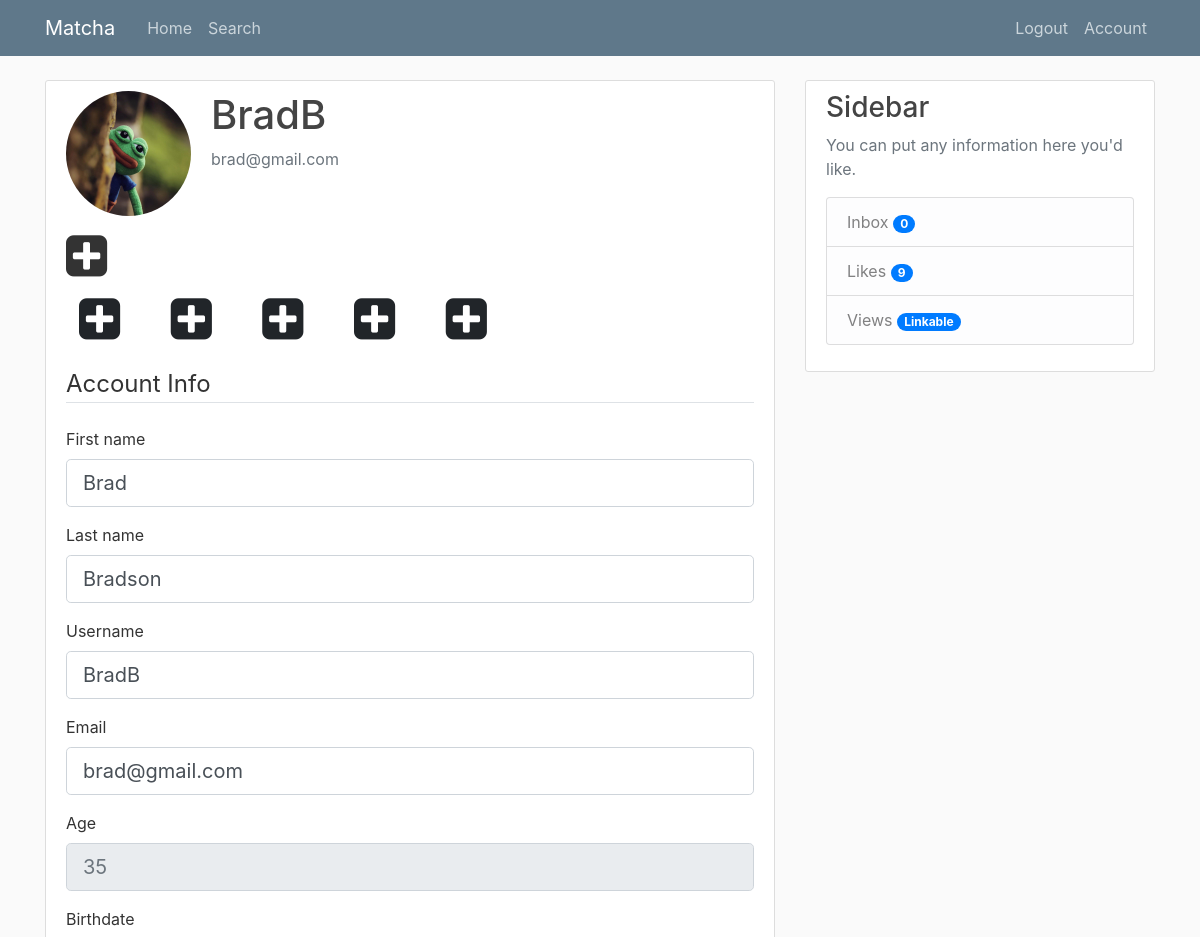
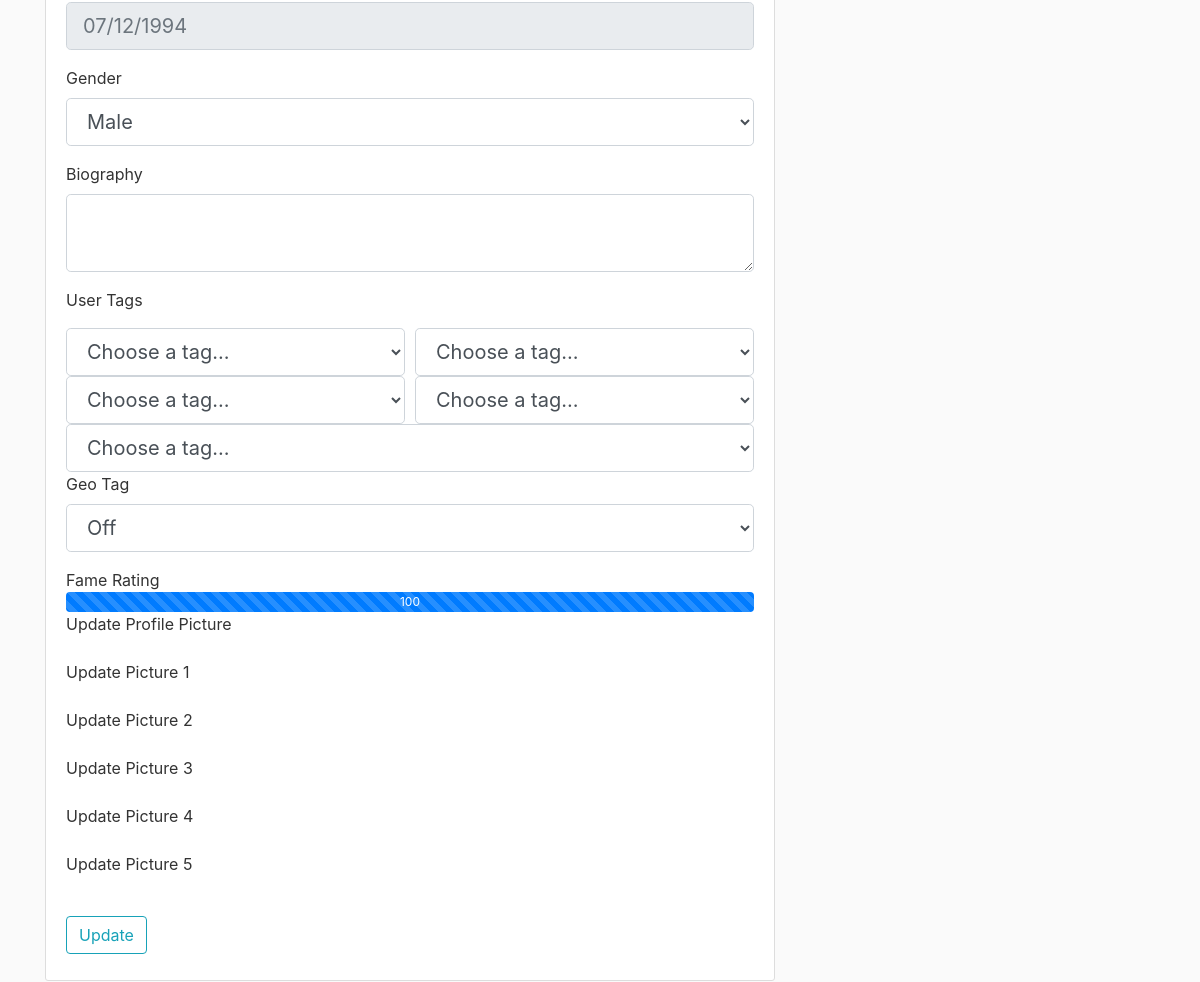
The app's page /account (signed in) with its own data (2 pictures, top to bottom).
### tables this page shows
CREATE TABLE users (
            user_id INTEGER PRIMARY KEY AUTOINCREMENT,
            firstname TEXT NOT NULL,
            lastname TEXT NOT NULL,
            age INTEGER NOT NULL,
            birthdate TEXT NOT NULL,
            username TEXT NOT NULL,
            email TEXT NOT NULL,
            password TEXT NOT NULL,
            gender TEXT NOT NULL,
            sexual_pref TEXT NULL,
            biography TEXT NULL,
            famerating INTEGER DEFAULT 100,
            image_file_p TEXT DEFAULT "default.jpg",
            image_file_1 TEXT NULL,
            image_file_2 TEXT NULL,
            image_file_3 TEXT NULL,
            image_file_4 TEXT NULL,
            image_file_5 TEXT NULL
            );

### matcha/routes.py (the view)
@app.route('/account', methods=['GET', 'POST'])
@login_required
def account():
    form = UpdateAccountForm()
    conn = sql.connect('matcha\\users.db')
    cur = conn.cursor()
    if form.validate_on_submit():
        img_type = None
        picture_file = None
        if form.picture_p.data:
            img_type = 'image_file_p'
            picture_file = save_picture(form.picture_p.data)
        elif form.picture_1.data:
            img_type = 'image_file_1'
            picture_file = save_picture(form.picture_1.data)
        elif form.picture_2.data:
            img_type = 'image_file_2'
            picture_file = save_picture(form.picture_2.data)
        elif form.picture_3.data:
            img_type = 'image_file_3'
            picture_file = save_picture(form.picture_3.data)
        elif form.picture_4.data:
            img_type = 'image_file_4'
            picture_file = save_picture(form.picture_4.data)
        elif form.picture_5.data:
            img_type = 'image_file_5'
            picture_file = save_picture(form.picture_5.data)
        if img_type != None:
            img = picture_file
            update_image(conn, cur, current_user, img_type, img)
        user = User('user_id', form.firstname.data, form.lastname.data, 'age', 'birthdate',
                form.username.data, form.email.data, 'hashed_password', form.gender.data, 'sexual_pref',
                form.biography.data, 'famerating', 'image_file_p', 'image_file_1', 'image_file_2',
                'image_file_3', 'image_file_4', 'image_file_5')
        update_user(conn, cur, user)
        update_tag(conn, cur, current_user.user_id, form.user_tag1.data, form.user_tag2.data, form.user_tag3.data, form.user_tag4.data, form.user_tag5.data)
        conn.close()
        flash('Your account has been updated!', 'success')
        return redirect(url_for('account'))
    elif request.method == 'GET':
        form.firstname.data = current_user.firstname
        form.lastname.data  = current_user.lastname
        form.username.data  = current_user.username
        form.email.data     = current_user.email
        form.gender.data    = current_user.gender
        form.biography.data = current_user.biography
        cur.execute("SELECT * FROM tags WHERE user_id=:user_id", {'user_id': current_user.user_id})
        tags = cur.fetchall()
        form.user_tag1.data = tags[0][1]
        form.user_tag2.data = tags[1][1]
        form.user_tag3.data = tags[2][1]
        form.user_tag4.data = tags[3][1]
        form.user_tag5.data = tags[4][1]
        conn.close()
    image_file_p = url_for('static', filename='profile_pics/' + current_user.image_file_p)
    image_file_1 = url_for('static', filename='profile_pics/' + current_user.image_file_1) if current_user.image_file_1 else None
    image_file_2 = url_for('static', filename='profile_pics/' + current_user.image_file_2) if current_user.image_file_2 else None
    image_file_3 = url_for('static', filename='profile_pics/' + current_user.image_file_3) if current_user.image_file_3 else None
    image_file_4 = url_for('static', filename='profile_pics/' + current_user.image_file_4) if current_user.image_file_4 else None
    image_file_5 = url_for('static', filename='profile_pics/' + current_user.image_file_5) if current_user.image_file_5 else None
    images = [image_file_1, image_file_2, image_file_3, image_file_4, image_file_5]
    return render_template('account.html', title='Account', image_file_p=image_file_p, images=images, form=form)

### matcha/templates/account.html (shortened to what this page needs)
{% extends "layout.html" %}
{% block content %}
    <div class="content-section">
        <div class="media">
            <img class="rounded-circle account-img" src="{{ image_file_p }}">
            <div class="media-body">
                <h2 class="account-heading">{{ current_user.username }}</h2>
                <p class="text-secondary">{{ current_user.email }}</p>
            </div>
        </div>
        <div>
            <div>
            <label for="file" data-toggle="tooltip" data-placement="top" title="Add an image" ><i class=" fa fa-plus-square fa-3x"></i></label>
            </div>
            {% for image in images %}
                {% if image == None %}
                <button class="btn" data-toggle="tooltip" data-placement="top" title="Add an image"><i class="account-img-icons fa fa-plus-square fa-3x"></i></button>
                {% else %}
                <img class="rounded account-img-fillers" src="{{ image }}">
                {% endif %}
            {% endfor %}
        </div>
        <form method="POST" action="" enctype="multipart/form-data">
            <fieldset class="form-group">
                <legend class="border-bottom mb-4">Account Info</legend>
                <div class="form-group">
                    {{ form.firstname.label(class="form-control-label") }}
                    {% if form.firstname.errors %}
                        {{ form.firstname(class="form-control form-control-lg is-invalid") }}
                        <div class="invalid-feedback">
                            {% for error in form.firstname.errors %}
                                <span>{{ error }}</span>
                            {% endfor %}
                        </div>
                    {% else %}
                        {{ form.firstname(class="form-control form-control-lg") }}
                    {% endif %}
                </div>
                <div class="form-group">
                    {{ form.lastname.label(class="form-control-label") }}
                    {% if form.lastname.errors %}
                        {{ form.lastname(class="form-control form-control-lg is-invalid") }}
                        <div class="invalid-feedback">
                            {% for error in form.lastname.errors %}
                                <span>{{ error }}</span>
                            {% endfor %}
                        </div>
                    {% else %}
                        {{ form.lastname(class="form-control form-control-lg") }}
                    {% endif %}
                </div>
                <div class="form-group">
                    {{ form.username.label(class="form-control-label") }}
                    {% if form.username.errors %}
                        {{ form.username(class="form-control form-control-lg is-invalid") }}
                        <div class="invalid-feedback">
                            {% for error in form.username.errors %}
                                <span>{{ error }}</span>
                            {% endfor %}
                        </div>
                    {% else %}
                        {{ form.username(class="form-control form-control-lg") }}
                    {% endif %}
                </div>
                <div class="form-group">
                    {{ form.email.label(class="form-control-label") }}
                    {% if form.email.errors %}
                    {{ form.email(class="form-control form-control-lg is-invalid") }}
                    <div class="invalid-feedback">
                        {% for error in form.email.errors %}
                            <span>{{ error }}</span>
                        {% endfor %}
                    </div>
                {% else %}
                    {{ form.email(class="form-control form-control-lg") }}
                {% endif %}
                </div>
                <div class="form-group">
                    <label class="form-control-label">Age</label>
                    <input class="form-control form-control-lg" type="text" placeholder="{{ current_user.age }}" readonly>
                </div>
                <div class="form-group">
                    <label class="form-control-label">Birthdate</label>
                    <input class="form-control form-control-lg" type="text" placeholder="{{ current_user.birthdate }}" readonly>
                </div>
                <div class="form-group">
                    {{ form.gender.label(class="form-control-label") }}
                    {% if form.gender.errors %}
                    {{ form.gender(class="form-control form-control-lg is-invalid") }}
                    <div class="invalid-feedback">
                        {% for error in form.gender.errors %}
                            <span>{{ error }}</span>
                        {% endfor %}
                    </div>
                {% else %}
                    {{ form.gender(class="form-control form-control-lg") }}
                {% endif %}
                </div>
                <div class="form-group">
                    {{ form.biography.label(class="form-control-label") }}
                    {% if form.biography.errors %}
                        {{ form.biography(class="form-control form-control-lg is-invalid") }}
                        <div class="invalid-feedback">
                            {% for error in form.biography.errors %}
                                <span>{{ error }}</span>
                            {% endfor %}
                        </div>
                    {% else %}
                        {{ form.biography(class="form-control form-control-lg") }}
                    {% endif %}
                </div>
                <div>
                    <p class="form-control-label">User Tags</p>
                    <div class="form-row">
                        <div class="col">
                            {% if form.user_tag1.errors %}
                            {{ form.user_tag1(class="form-control form-control-lg is-invalid") }}
                            <div class="invalid-feedback">
                                {% for error in form.user_tag1.errors %}
                                    <span>{{ error }}</span>
                                {% endfor %}
                            </div>
                        {% else %}
                            {{ form.user_tag1(class="form-control form-control-lg") }}
                        {% endif %}
                        </div>
                        <div class="col">
                            {% if form.user_tag2.errors %}
                            {{ form.user_tag2(class="form-control form-control-lg is-invalid") }}
                            <div class="invalid-feedback">
                                {% for error in form.user_tag2.errors %}
                                    <span>{{ error }}</span>
                                {% endfor %}
                            </div>
                        {% else %}
                            {{ form.user_tag2(class="form-control form-control-lg") }}
                        {% endif %}
                        </div>
                    </div>
                    <div class="form-row">
                        <div class="col">
                            {% if form.user_tag3.errors %}
                            {{ form.user_tag3(class="form-control form-control-lg is-invalid") }}
                            <div class="invalid-feedback">
                                {% for error in form.user_tag3.errors %}
                                    <span>{{ error }}</span>
                                {% endfor %}
                            </div>
                        {% else %}
                            {{ form.user_tag3(class="form-control form-control-lg") }}
                        {% endif %}
                        </div>
                        <div class="col">
                            {% if form.user_tag4.errors %}
                            {{ form.user_tag4(class="form-control form-control-lg is-invalid") }}
                            <div class="invalid-feedback">
                                {% for error in form.user_tag4.errors %}
                                    <span>{{ error }}</span>
                                {% endfor %}
                            </div>
                        {% else %}
                            {{ form.user_tag4(class="form-control form-control-lg") }}
                        {% endif %}
                        </div>
                    </div>
                    <div class="form-row">
                        <div class="col">
                            {% if form.user_tag5.errors %}
                            {{ form.user_tag5(class="form-control form-control-lg is-invalid") }}
                            <div class="invalid-feedback">
                                {% for error in form.user_tag5.errors %}
                                    <span>{{ error }}</span>
                                {% endfor %}
                            </div>
                        {% else %}
                            {{ form.user_tag5(class="form-control form-control-lg") }}
                        {% endif %}
                        </div>
                    </div>
                </div>
                <div class="form-group">
                    {{ form.geo_tag.label(class="form-control-label") }}
                    {% if form.geo_tag.errors %}
                        {{ form.geo_tag(class="form-control form-control-lg is-invalid") }}
                        <div class="invalid-feedback">
                            {% for error in form.geo_tag.errors %}
                                <span>{{ error }}</span>
                            {% endfor %}
                        </div>
                    {% else %}
                        {{ form.geo_tag(class="form-control form-control-lg") }}
                    {% endif %}
                </div>
                <div>
                    <a class="form-control-label">Fame Rating</a>
                    <div class="progress" style="height: 20px;">
                    <div class="progress-bar progress-bar-striped" role="progressbar" style="width: 100%;" aria-valuenow="100" aria-valuemin="0" aria-valuemax="100">{{ current_user.famerating }}</div>
                </div>
                <div class="form-group">
                    {{ form.picture_p.label() }}
                </div>
                <div class="form-group">
                    {{ form.picture_1.label() }}
                </div>
                <div class="form-group">
                    {{ form.picture_2.label() }}
                </div>
                <div class="form-group">
                    {{ form.picture_3.label() }}
                </div>
                <div class="form-group">
                    {{ form.picture_4.label() }}
                </div>
                <div class="form-group">
                    {{ form.picture_5.label() }}
                </div>
            </fieldset>
            <div class="form-group">
                {{ form.submit(class="btn btn-outline-info") }}
            </div>
        </form>
    </div>
{% endblock content %}

### records on screen
users: username "BradB", email "brad@gmail.com", firstname "Brad", lastname "Bradson", age "35", birthdate "07/12/1994", gender "Male", famerating "100"

### other values on screen
{{ posts|length }} "0"
